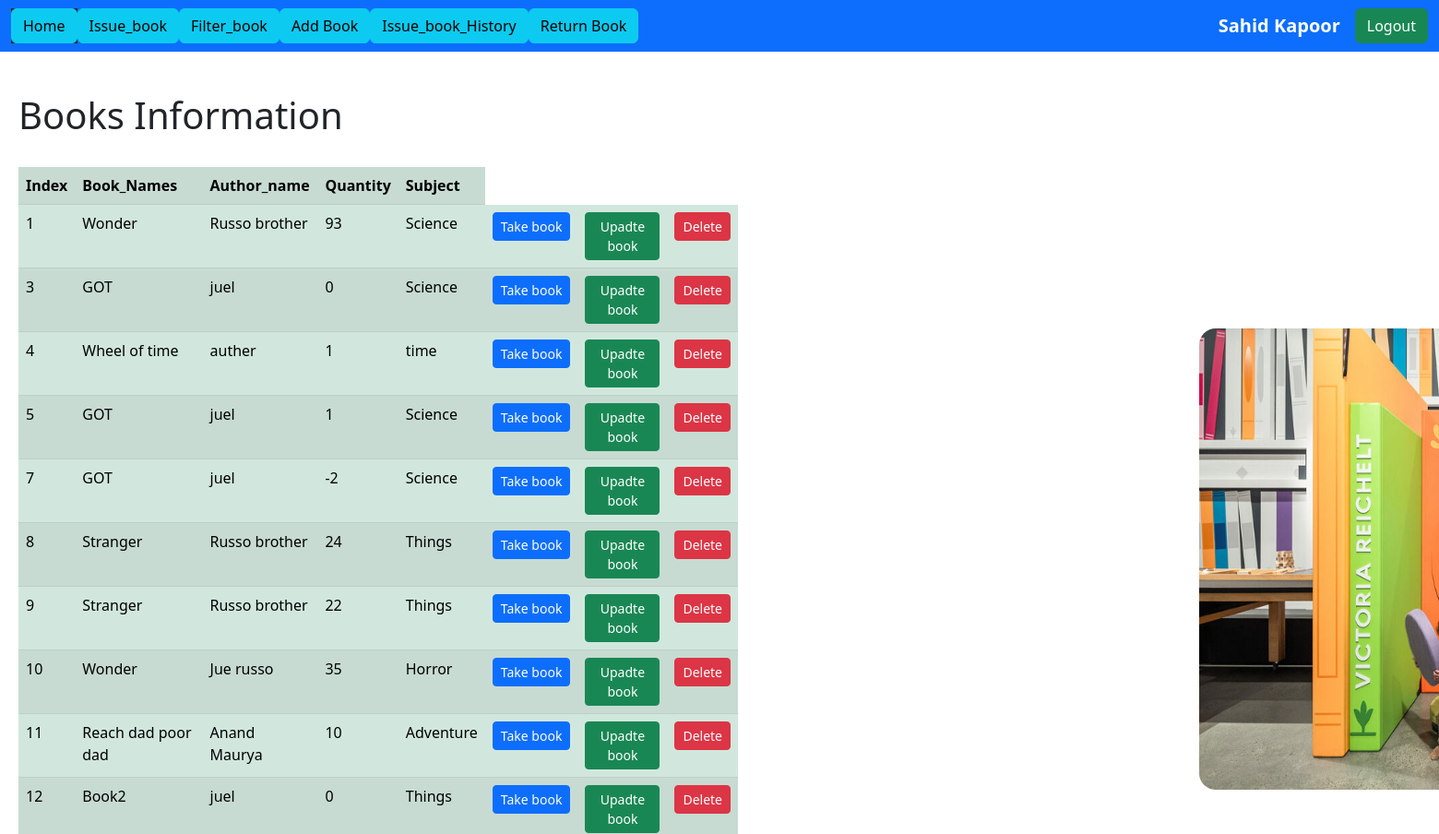
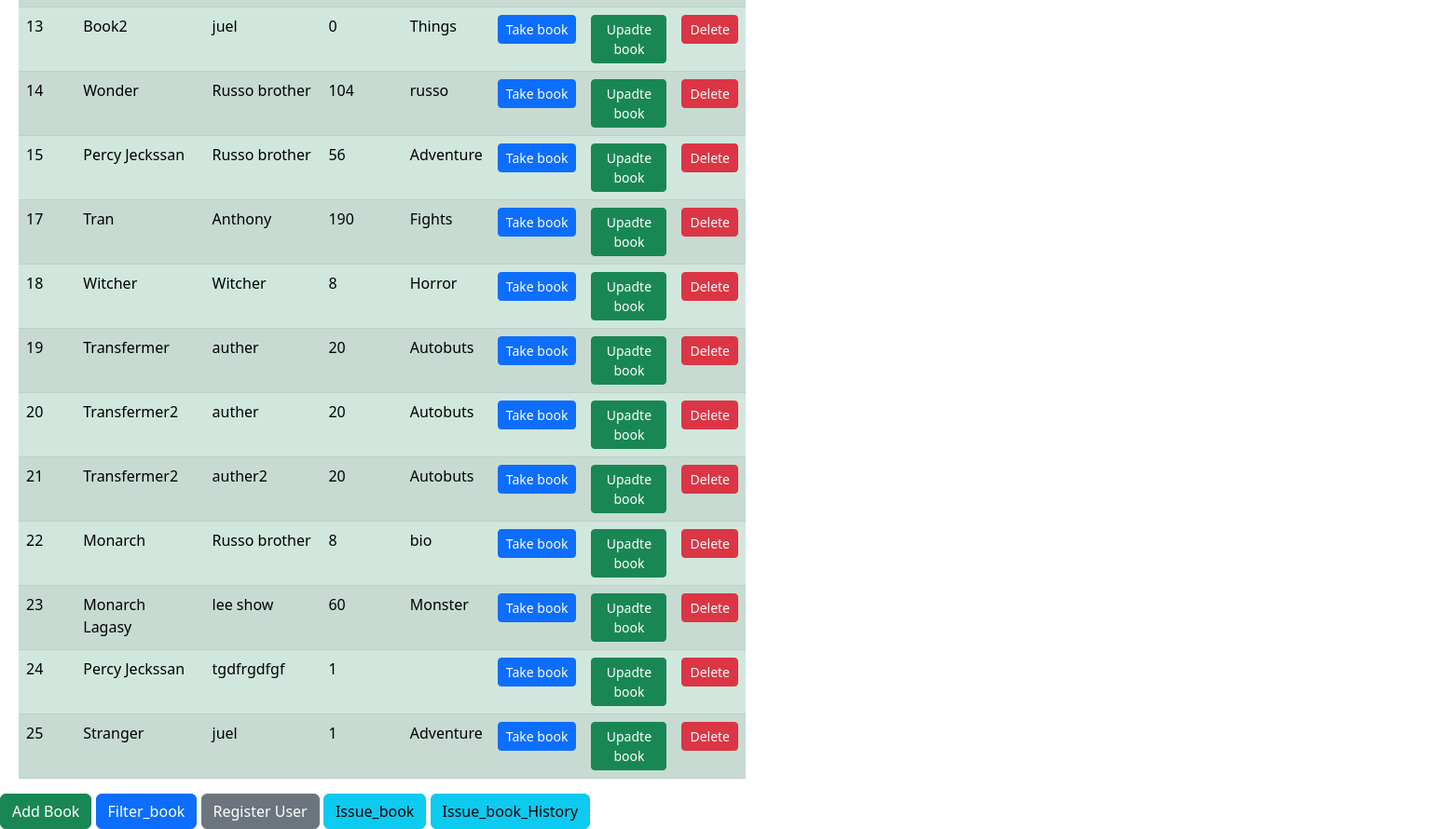
/show_book/ (signed in), run on the app's committed database (2 pictures, top to bottom).
### App/models.py (models this page shows)
class CustomUser(AbstractUser):
    username = models.CharField(max_length=50)
    address = models.CharField(max_length = 200)
    email = models.EmailField(max_length=20, unique=True)
    is_active = models.BooleanField(default=True)
    USERNAME_FIELD = 'email'
    REQUIRED_FIELDS = []
    objects = Usermanager()

class Book(models.Model):
    book_name = models.CharField(max_length=150)
    author_name = models.CharField(max_length=200)
    quantity = models.IntegerField(default=1)
    subject = models.CharField(max_length=200,blank = True)

### App/views.py (the view)
# urls.py: path('show_book/',views.show_book,name = 'show_book'),
@login_required(login_url="login")
def show_book(request) :
    if request.method == 'GET' :
        superusers = CustomUser.objects.get(is_superuser=True)
        print('[============superusers==============]',superusers)
        book_data = Book.objects.all()
    return render(request,"show_book.html",{'book_data' : book_data ,'superusers': superusers})

### App/templates/show_book.html (shortened to what this page needs)
{% extends 'base.html' %}
{% block content %}
{% load static %}
<img src="{% static 'images/baby.jpg' %}" style="margin-left: 1300px; margin-top: 300px; border-radius: 18px; width: 750px; height: 500px;" >
    <br><br>
    <h1 class="" style="margin-top: -803px; margin-left: 20px;"> Books Information</h1>
<br>
    {% if book_data %}
    <table class="table table-success table-striped" style="width:50%; margin-left: 20px;">
        <tr>
          <th>Index</th>
          <th>Book_Names</th>
          <th>Author_name</th>
          <th>Quantity</th>
          <th>Subject</th>
        </tr>
        {% for dt in book_data %}
        <tr>
          <td>{{dt.id}}</td>
          <td>{{dt.book_name}}</td>
          <td>{{dt.author_name}}</td>
          <td>{{dt.quantity}}</td>
          <td>{{dt.subject}}</td>
          <td>
            <form action= "{% url 'issue_books' dt.id %}" method="POST">
                <input type="submit" class="btn btn-primary btn-sm" value="Take book">
            </form>
          </td>
           {% if user.is_authenticated %}
          <td>
            <a href="{% url 'book_update' dt.id %}" class="btn btn-success btn-sm" >Upadte book</a>
          </td>
          <td>
            <form action= "{% url 'delete_book' dt.id %}" method="POST">
              <input type="submit" class="btn btn-danger btn-sm" value="Delete">
            </form>
          </td>
          {% endif %}
        </tr>
        {% endfor %}
    {% endif %}
    </table>
    <a href="{% url 'add-book' %}" class="sm-2 btn btn-success" >Add Book</a>
    <a href="{% url 'filter_book' %}" class="btn btn-primary" >Filter_book</a>
    <a href="{% url 'register' %}" class="sm-2 btn btn-secondary" >Register User</a>
    <a href="{% url 'issue_bk' %}" class="btn btn-info" >Issue_book</a>
    <a href="{% url 'issues_book_histry' %}" class="btn btn-info" >Issue_book_History</a>
{% endblock %}

### App/templates/base.html (shortened to what this page needs)
{% load static %}
<!DOCTYPE html>
<html lang="en">
<head>
   <link href="https://cdn.jsdelivr.net/npm/bootstrap@5.2.3/dist/css/bootstrap.min.css" rel="stylesheet">
</head>
<body>
   <nav class="navbar navbar-expand-lg bg-body-light,navbar navbar-dark bg-primary">
       <div class="container-fluid">
           <div class="collapse navbar-collapse" id="navbarSupportedContent">
               <ul class="navbar-nav me-auto mb-2 mb-lg-0">
                   {% if not user.is_authenticated %}
                   <li class="nav-item">
                       <a class="nav-link btn btn-info" href="{% url 'login' %}">Login</a>
                   </li>
                   <li class="nav-item">
                       <a class="nav-link btn btn-info" href="{% url 'register' %}">Register</a>
                   </li>
                   {% else %}
                   <li class="nav-item bg-dark">
                    <a href="{% url 'show_book' %}" class="btn btn-info" >Home</a>
                   </li>
                   <li class="nav-item">
                        <a href="{% url 'issue_bk' %}" class="btn btn-info" >Issue_book</a>
                   </li>
                   <li class="nav-item">
                    <a href="{% url 'filter_book' %}" class="btn btn-info" >Filter_book</a>
                   </li>
                   <li class="nav-item">
                    <a href="{% url 'add-book' %}" class="sm-2 btn btn-info" >Add Book</a>
                   </li>
                   <li class="nav-item">
                    <a href="{% url 'issues_book_histry' %}" class="btn btn-info" >Issue_book_History</a>
                   </li>
                   <li class="nav-item">
                    <a href="{% url 'return_book' %}" class="btn btn-info" >Return Book</a>
                   </li>
                   {% endif %}
               </ul>
           </div>
           {% if user.is_authenticated %}
           <a class="navbar-brand fw-bold " href="#"> {{request.user.first_name}}  {{request.user.last_name}}</a>
            <a href="{% url 'logout' %}" class="sm-2 btn btn-success" >Logout</a>
           {% endif %}
       </div>
   </nav>
   {% block content %}
   {% endblock %}
</body>
</html>

### App/templates/base.html (style rules this page uses)
body { background-color: linear-gradient(#89b4f4, #cf7ade); background-repeat: no-repeat; background-size: cover; }

### data on the page
CustomUser: user.first_name "Sahid", user.last_name "Kapoor"
Book: id "1", book_name "Wonder", author_name "Russo brother", quantity "93", subject "Science"
Book: id "3", book_name "GOT", author_name "juel", quantity "0", subject "Science"
Book: id "4", book_name "Wheel of time", author_name "auther", quantity "1", subject "time"
Book: id "5", book_name "GOT", author_name "juel", quantity "1", subject "Science"
Book: id "7", book_name "GOT", author_name "juel", quantity "-2", subject "Science"
Book: id "8", book_name "Stranger", author_name "Russo brother", quantity "24", subject "Things"
Book: id "9", book_name "Stranger", author_name "Russo brother", quantity "22", subject "Things"
Book: id "10", book_name "Wonder", author_name "Jue russo", quantity "35", subject "Horror"
Book: id "11", book_name "Reach dad poor dad", author_name "Anand Maurya", quantity "10", subject "Adventure"
Book: id "12", book_name "Book2", author_name "juel", quantity "0", subject "Things"
Book: id "13", book_name "Book2", author_name "juel", quantity "0", subject "Things"
Book: id "14", book_name "Wonder", author_name "Russo brother", quantity "104", subject "russo"
Book: id "15", book_name "Percy Jeckssan", author_name "Russo brother", quantity "56", subject "Adventure"
Book: id "17", book_name "Tran", author_name "Anthony", quantity "190", subject "Fights"
Book: id "18", book_name "Witcher", author_name "Witcher", quantity "8", subject "Horror"
Book: id "19", book_name "Transfermer", author_name "auther", quantity "20", subject "Autobuts"
Book: id "20", book_name "Transfermer2", author_name "auther", quantity "20", subject "Autobuts"
Book: id "21", book_name "Transfermer2", author_name "auther2", quantity "20", subject "Autobuts"
Book: id "22", book_name "Monarch", author_name "Russo brother", quantity "8", subject "bio"
Book: id "23", book_name "Monarch Lagasy", author_name "lee show", quantity "60", subject "Monster"
Book: id "24", book_name "Percy Jeckssan", author_name "tgdfrgdfgf", quantity "1"
Book: id "25", book_name "Stranger", author_name "juel", quantity "1", subject "Adventure"
